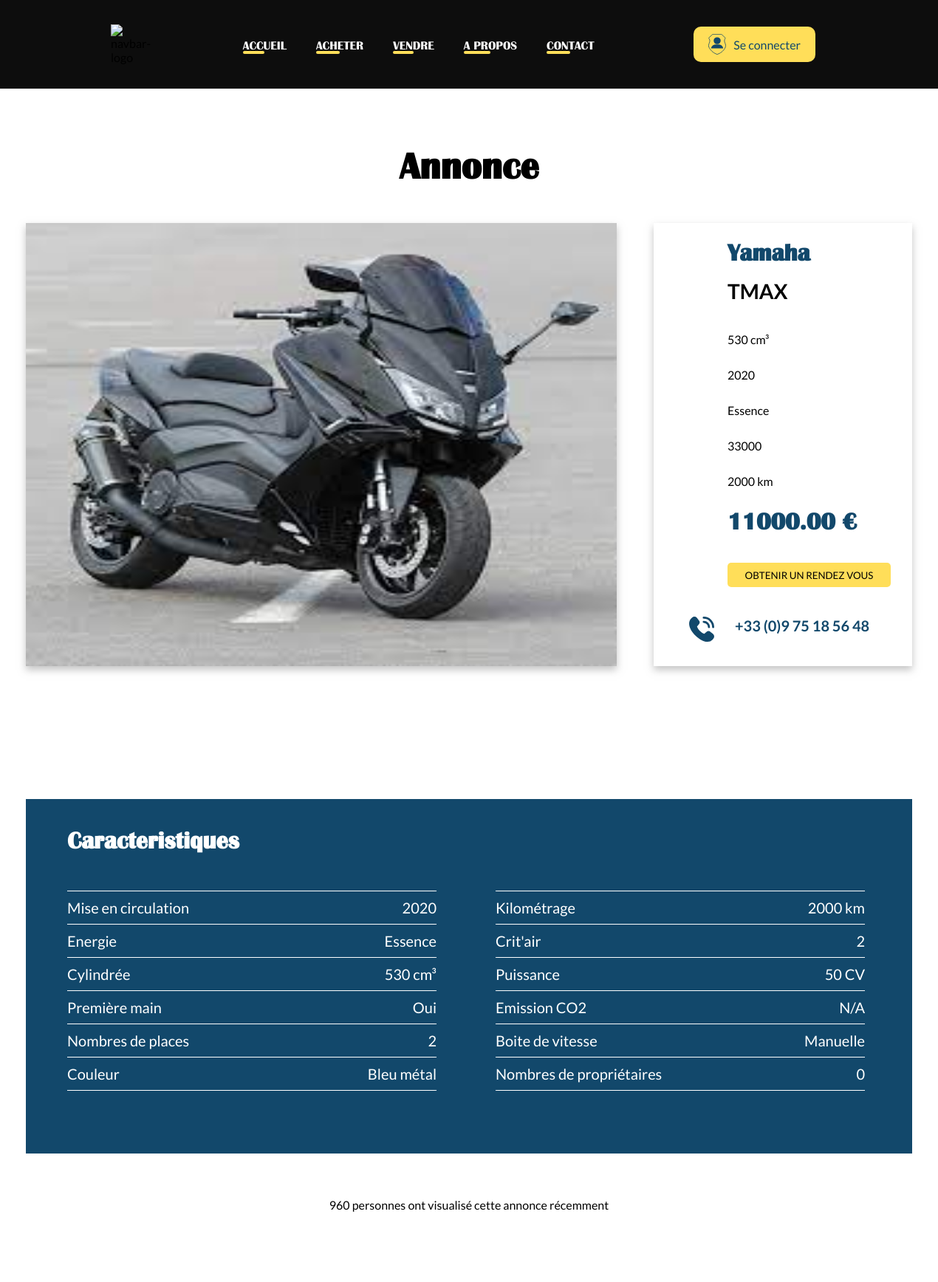
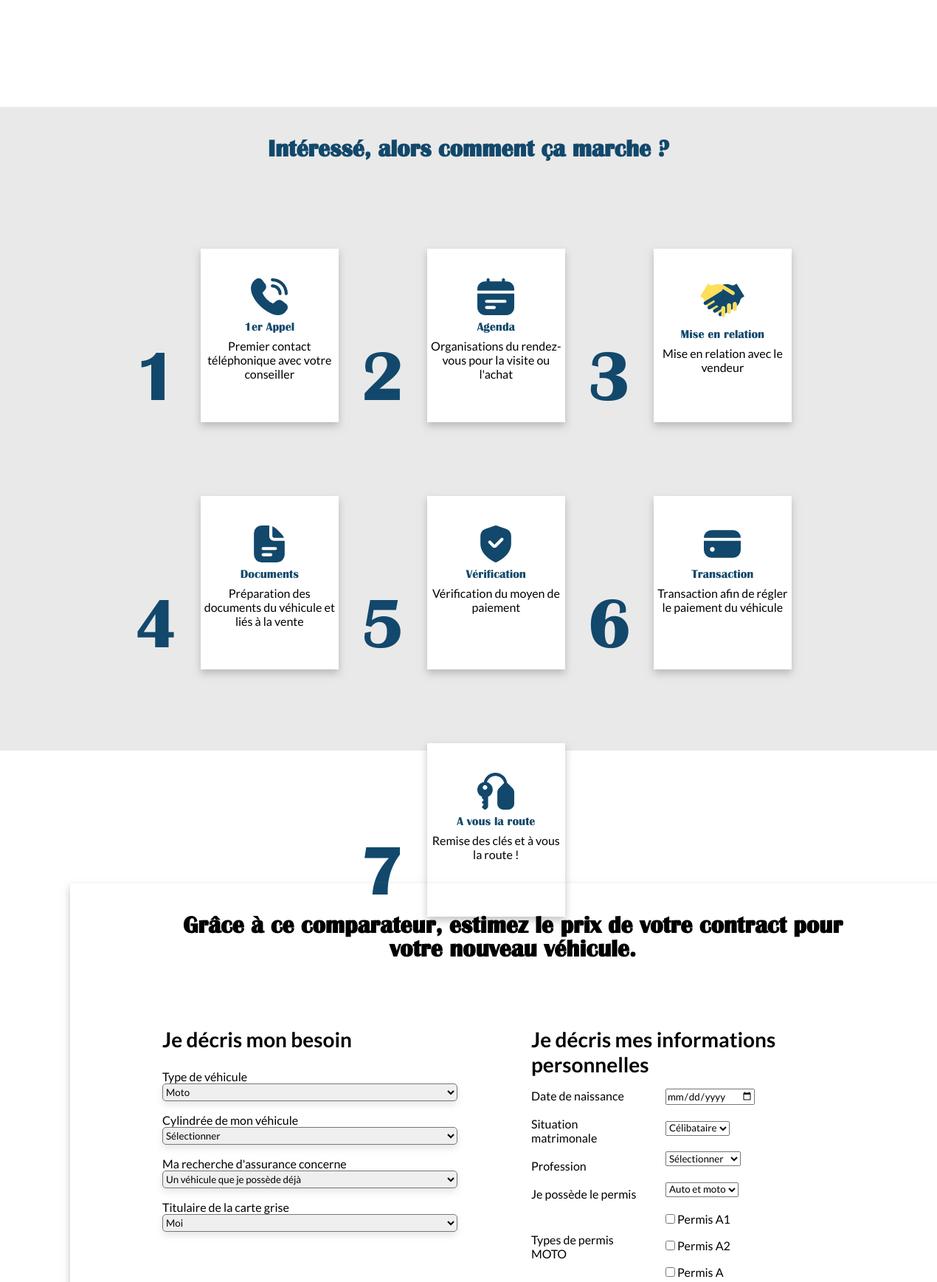
Screenshot of /index.php?action=detail&id=6 (upper part) with the database file from the repository (2 pictures, top to bottom).
### tables this page shows
CREATE TABLE IF NOT EXISTS `vehicles` (
  `id` int NOT NULL AUTO_INCREMENT,
  `type` enum('moto','scooter','quad','electrique') NOT NULL,
  `brand` varchar(255) NOT NULL,
  `brand_url` varchar(32) NOT NULL,
  `model` varchar(255) NOT NULL,
  `year` year DEFAULT NULL,
  `mileage` int DEFAULT NULL,
  `ad_id` int NOT NULL,
  `price` decimal(10,2) DEFAULT NULL,
  `first_hand` tinyint(1) DEFAULT '0',
  `history` tinyint(1) DEFAULT '0',
  `engine_size` int DEFAULT NULL,
  `location` varchar(5) NOT NULL,
  `picture_url` varchar(255) NOT NULL,
  PRIMARY KEY (`id`)
);

### controllers/adController.php (called while the page is built, shortened)
<?php
require_once '../models/ad.php';
class AdController {
    private $adModel;
    public function __construct() {
        $this->adModel = new Ad();
    }
    public function showAdDetail($id) {
        $ad = $this->adModel->getAdById($id);
        require_once '../views/ad.php';
    }
}

### models/ad.php (called while the page is built, shortened)
<?php
require_once 'database.php';
class Ad {
    private $db;
    public function __construct() {
        $database = new Database();
        $this->db = $database->getConnection();
    }
    public function getAdById($id) {
        $stmt = $this->db->prepare("SELECT * FROM vehicles WHERE ad_id = ?");
        $stmt->bind_param("i", $id);
        $stmt->execute();
        $result = $stmt->get_result();
        return $result->fetch_assoc();
    }
}

### models/database.php (called while the page is built, shortened)
<?php
class Database {
    private $host = "db";
    private $dbName = "BonnieAndRide";
    private $username = "root";
    private $password = "exemple";
    private $conn = null;
    public function getConnection() {
        if ($this->conn === null) {
            $this->conn = new mysqli($this->host, $this->username, $this->password, $this->dbName);
        }
        return $this->conn;
    }
}

### views/ad.php (the view, shortened to what this page needs)
<?php
include_once '../public/includes/header.php';
?>
<div id="containerAd">
<h1>Annonce</h1>
    <div id ='main'>
        <div id='infoAd'>
            <img id='imgAd' src="<?= $glob_dev.'/assets/images/'.htmlspecialchars($ad['picture_url']) ?>" alt="">
            <div id='infoComplementaireAd'>
                <h2><?= htmlspecialchars($ad['brand']) ?></h2>
                <br>
                <h3><?= htmlspecialchars($ad['model']) ?></h3>
                <br>
                <p><?= htmlspecialchars($ad['engine_size']) ?> cm³</p>
                <br>
                <p><?= htmlspecialchars($ad['year']) ?></p>
                <br>
                <?php if(htmlspecialchars($ad['type'])==='electrique'){?>
                    <p> Électrique </p>
                <?php }else{?>
                    <p> Essence </p>
                <?php } ?>
                <br>
                <p><?= htmlspecialchars($ad['location']) ?></p>
                <br>
                <p><?= htmlspecialchars($ad['mileage']) ?> km</p>
                <br>
                <h2><?= htmlspecialchars($ad['price']) ?> € </h2>
                <button>OBTENIR UN RENDEZ VOUS</button>
                <br>
                <div id='tel'>
                    <h4>+33 (0)9 75 18 56 48</h4>
                </div>
            </div>
        </div>
        <div>
            <div id='caracteristiquesAd'>
                <h2>Caracteristiques</h2>
                <div id='tabRow'>
                    <div id='tab1'>
                        <div class='elmtTab'>
                            <p>Mise en circulation</p>
                            <p><?= htmlspecialchars($ad['year']) ?></p>
                        </div>
                        <div class='elmtTab'>
                            <p>Energie</p>
                            <?php if(htmlspecialchars($ad['type'])==='electrique'){?>
                                <p> Électrique </p>
                            <?php }else{?>
                                <p> Essence </p>
                            <?php } ?>
                        </div>
                        <div class='elmtTab'>
                            <p>Cylindrée</p>
                            <p><?= htmlspecialchars($ad['engine_size']) ?> cm³</p>
                        </div>
                        <div class='elmtTab'>
                            <p>Première main</p>
                            <?php if(htmlspecialchars($ad['first_hand'])==='1'){?>
                                <p> Oui </p>
                            <?php }else{?>
                                <p> Non </p>
                            <?php } ?>
                        </div>
                        <div class='elmtTab'>
                            <p>Nombres de places</p>
                            <p>2</p>
                        </div>
                        <div class='elmtTab'>
                            <p>Couleur</p>
                            <p>Bleu métal</p>
                        </div>
                    </div>
                    <div id='tab2'>
                        <div class='elmtTab'>
                            <p>Kilométrage</p>
                            <p><?= htmlspecialchars($ad['mileage']) ?> km</p>
                        </div>
                        <div class='elmtTab'>
                            <p>Crit'air</p>
                            <p>2</p>
                        </div>
                        <div class='elmtTab'>
                            <p>Puissance</p>
                            <p>50 CV</p>
                        </div>
                        <div class='elmtTab'>
                            <p>Emission CO2</p>
                            <p>N/A</p>
                        </div>
                        <div class='elmtTab'>
                            <p>Boite de vitesse</p>
                            <?php if(htmlspecialchars($ad['type'])==='electrique'){?>
                                <p> Automatique </p>
                            <?php }else{?>
                                <p> Manuelle </p>
                            <?php } ?>
                        </div>
                        <div class='elmtTab'>
                            <p>Nombres de propriétaires</p>
                            <p><?= htmlspecialchars($ad['history']) ?></p>
                        </div>
                    </div>
                </div>
            </div>
            <div id='visibiliteAd'>
                <p> 960 personnes ont visualisé cette annonce récemment</p>
            </div>
        </div>
        <div id='mainContainerStepAd'>
            <h2 id='titleStepAd'>Intéressé, alors comment ça marche ? </h2>
            <div id='ContainerStepAd'>
                <div class='stepAd'>
                        <p>1</p>
                        <div class='InfoStepAd'>
                            <p class='titleInfoStepAd'>1er Appel</p>
                            <p>Premier contact téléphonique avec votre conseiller</p>
                        </div>
                </div>
                <div class='stepAd'>
                        <p>2</p>
                        <div class='InfoStepAd'>
                            <p class='titleInfoStepAd'>Agenda</p>
                            <p>Organisations du rendez-vous pour la visite ou l'achat</p>
                        </div>
                </div>
                <div class='stepAd'>
                        <p>3</p>
                        <div class='InfoStepAd'>
                            <p class='titleInfoStepAd'>Mise en relation</p>
                            <p>Mise en relation avec le vendeur</p>
                        </div>
                </div>
                <div class='stepAd'>
                        <p>4</p>
                        <div class='InfoStepAd'>
                            <p class='titleInfoStepAd'>Documents</p>
                            <p>Préparation des documents du véhicule et liés à la vente</p>
                        </div>
                </div>
                <div class='stepAd'>
                        <p>5</p>
                        <div class='InfoStepAd'>
                            <p class='titleInfoStepAd'>Vérification</p>
                            <p>Vérification du moyen de paiement</p>
                        </div>
                </div>
                <div class='stepAd'>
                        <p>6</p>
                        <div class='InfoStepAd'>
                        <svg xmlns="http://www.w3.org/2000/svg" id="Filled" viewBox="0 0 24 24" fill='#12486B' width="50" height="50"><path d="M19,3H5A5.006,5.006,0,0,0,0,8H24A5.006,5.006,0,0,0,19,3Z"/><path d="M0,16a5.006,5.006,0,0,0,5,5H19a5.006,5.006,0,0,0,5-5V10H0Zm7-.5A1.5,1.5,0,1,1,5.5,14,1.5,1.5,0,0,1,7,15.5"/></svg>
                            <p class='titleInfoStepAd'>Transaction</p>
                            <p>Transaction afin de régler le paiement du véhicule</p>
                        </div>
                </div>
                <div class='stepAd'>
                        <p>7</p>
                        <div class='InfoStepAd'>
                            <p class='titleInfoStepAd'>A vous la route</p>
                            <p>Remise des clés et à vous la route !</p>
                        </div>
                </div>
            </div>
        </div>
        <div id="containerComparateur">
            <h2>Grâce à ce comparateur, estimez le prix de votre contract pour votre nouveau véhicule.</h2>
            <div id="comparateurDiv">
                <div id="monBesoinComparateur">
                    <h3>Je décris mon besoin</h3>
                    <form action="/submit_assurance" method="post">
                        <label for="type_vehicule">Type de véhicule</label>
                        <br>
                        <select id="type_vehicule" name="type_vehicule">
                        <option value="moto">Moto</option>
                        </select>
                        <br>
                        <label for="cylindree">Cylindrée de mon véhicule</label>
                        <br>
                        <select id="cylindree" name="cylindree">
                        <option value="selectionner" selected>Sélectionner</option>
                        </select>
                        <br>
                        <label for="recherche_assurance">Ma recherche d'assurance concerne</label>
                        <br>
                        <select id="recherche_assurance" name="recherche_assurance">
                        <option value="deja_possede">Un véhicule que je possède déjà</option>
                        </select>
                        <br>
                        <label for="carte_grise">Titulaire de la carte grise</label>
                        <br>
                        <select id="carte_grise" name="carte_grise">
                        <option value="moi">Moi</option>
                        </select>
                        <br>
                    </form>
                </div>
                <div id="containerInfoPersoComparateur">
                    <h3>Je décris mes informations personnelles</h3>
                    <div id="infoPersoComparateur">
                        <div id="labelInfoPerso">
                            <label for="date">Date de naissance</label>
                            <br>
                            <label for="matrimonale">Situation matrimonale</label>
                            <br>
                            <label for="profession">Profession</label>
                            <br>
                            <label for="permis">Je possède le permis</label>
                            <br>
                            <label id="labelTypePermis" for="typePermis">Types de permis MOTO</label>
                            <br>
                        </div>
                        <div id="inputInfoPerso">
                            <form action="">
                                <input type="date" id="date" name="date">
                                <br>
                                <select id="matrimonale" name="matrimonale">
                                <option value="Celibataire">Célibataire</option>
                                </select>
                                <br>
                                <select id="profession" name="profession">
                                <option value="selectionner" selected>Sélectionner</option>
                                </select>
                                <br>
                                <select id="permis" name="permis">
                                <option value="autoMoto">Auto et moto</option>
                                </select>
                                <br>
                                <input type="checkbox" id="permis_a1" name="permis_a1" value="permis_a1">
                                <label for="permis_a1">Permis A1</label>
                                <br>
                                <input type="checkbox" id="permis_a2" name="permis_a2" value="permis_a2">
                                <label for="permis_a2">Permis A2</label>
                                <br>
                                <input type="checkbox" id="permis_a" name="permis_a" value="permis_a">
                                <label for="permis_a">Permis A</label>
                                <br>
                            </form>
                        </div>
                    </div>
                </div>
            </div>
        </div>
    </div>
</div>
<?php
include_once '../public/includes/footer.php';
?>

### public/css/style.css (style rules this page uses)
:root { --blue: #12486B; --yellow: #FFDE59; --white: #FFFFFF; --black: #0D0D0D; --grey: #7C7C7C; --grey-hover: #E9E9E9; --red: #E72828; }
*, *::before, *::after { margin: 0; padding: 0; box-sizing: border-box; font-family: 'Lato', sans-serif; }

### rows the page displays
vehicles: picture_url (picture), brand "Yamaha", model "TMAX", engine_size "530", year "2020", location "33000", mileage "2000", price "11000.00", history "0"

### other values shown
$item[0] "ACCUEIL"
$item[0] "ACHETER"
$item[0] "VENDRE"
$item[0] "A PROPOS"
$item[0] "CONTACT"
